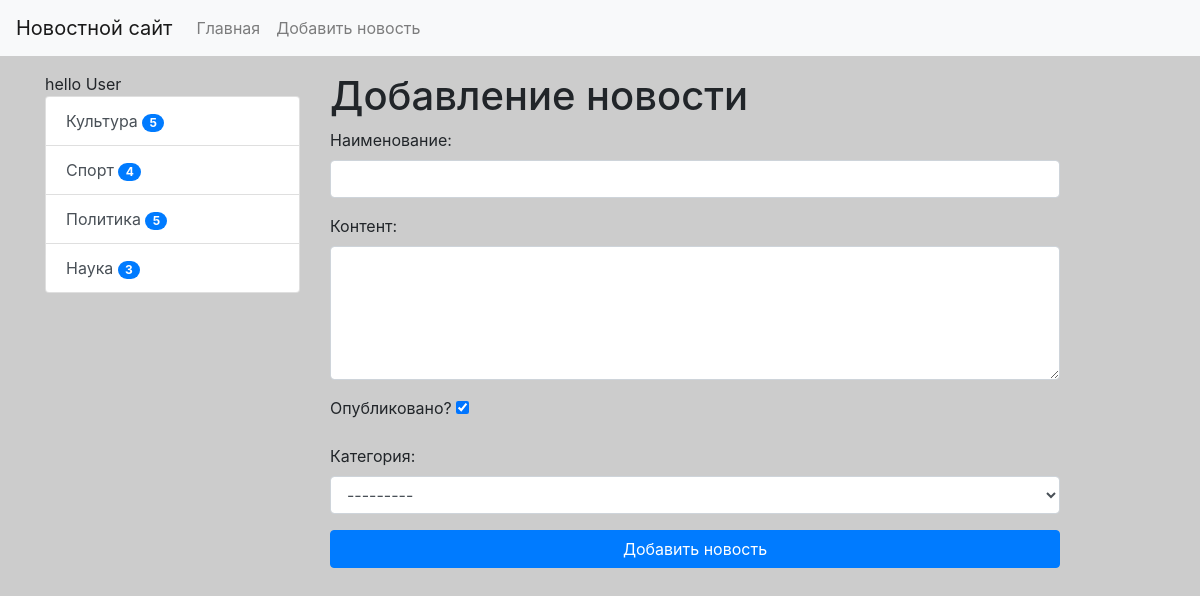
The app's page /news/add-news/ with its own data.
### news/models.py (models this page shows)
class Category(models.Model):
    title = models.CharField(max_length=150, verbose_name='Категория', db_index=True)
    class Meta:
        verbose_name='Категория'
        verbose_name_plural = 'Категории'
        ordering = ['title']
    def get_absolute_url(self):
        return reverse('category',kwargs={'category_id':self.pk})
    def __str__(self):
        return f'{self.title}'

### news/views.py (the view)
# urls.py: path('news/add-news/', CreateNews.as_view(), name='add_news'),
class CreateNews(CreateView):
    form_class = NewsForm
    template_name = 'news/add_news.html'

### news/forms.py (shortened to what this page needs)
class NewsForm(forms.ModelForm):
    class Meta:
        model = News
        fields = ['title','content','is_published','category']
        widgets = {
            'title':forms.TextInput(attrs={"class": "form-control"}),
            'content':forms.Textarea(attrs={"class": "form-control","rows":5}),
            'category':forms.Select(attrs={"class": "form-control"}),
        }

### news/templatetags/news-tags.py (called while the page is built)
@register.inclusion_tag('news/list_categories.html')
def show_categories(arg1='hello', arg2='world'):
    categories = Category.objects.annotate(cnt=Count('get_news')).filter(cnt__gt=0)
    return {"categories":categories,'arg1':arg1, 'arg2':arg2}

### news/templates/news/add_news.html (shortened to what this page needs)
{%extends 'base.html'%}
{% block sidebar %}
  {%include 'inc/_sidebar.html'%}
{% endblock %}
{% block content %}
<h1>Добавление новости</h1>
<form action="{%url 'add_news' %}" method="post">
    {{form.as_p}}
    <button type="submit" class="btn btn-primary btn-block">Добавить новость</button>
</form>
{%endblock%}

### news/templates/news/list_categories.html
<div class="list-group">
    {{arg1}} {{arg2}}
    {% for item in categories %}
        <a
                href="{{ item.get_absolute_url }}" class="list-group-item list-group-item-action">{{item.title}}
                <span class="badge badge-primary badge-pill">{{item.cnt}} </span>
        </a>
    {% endfor %}
</div>

### mysite/static/css/style.css (style rules this page uses)
body { background-color: #ccc; }

### records on screen
Category: title "Культура", cnt "5"
Category: title "Спорт", cnt "4"
Category: title "Политика", cnt "5"
Category: title "Наука", cnt "3"

### other values on screen
{{ arg1 }} "hello"
{{ arg2 }} "User"
